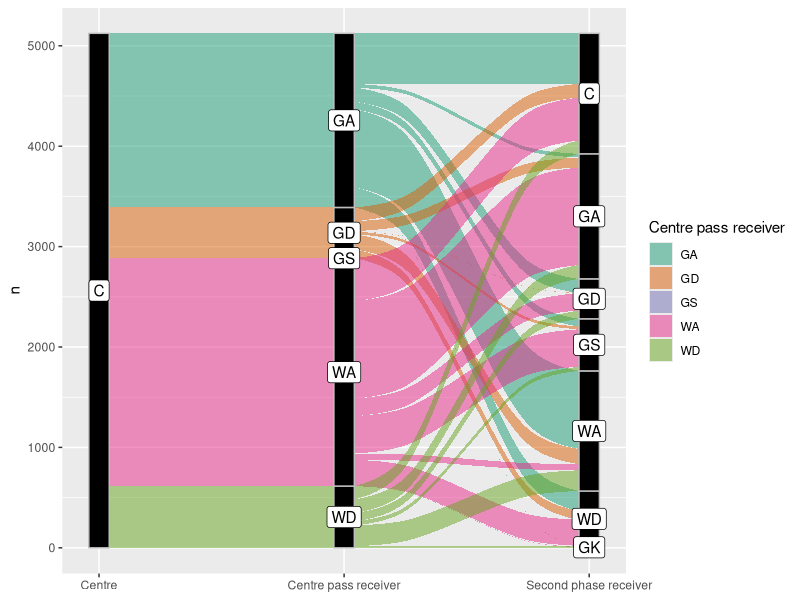
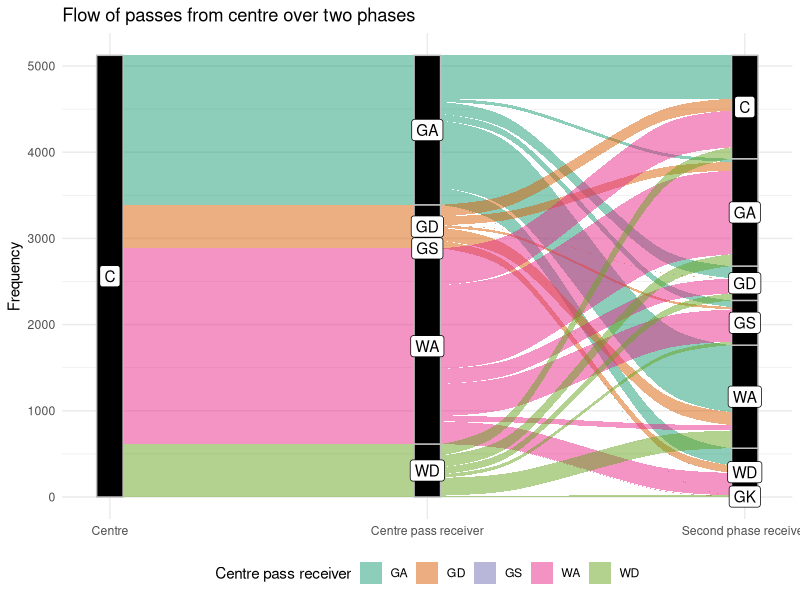
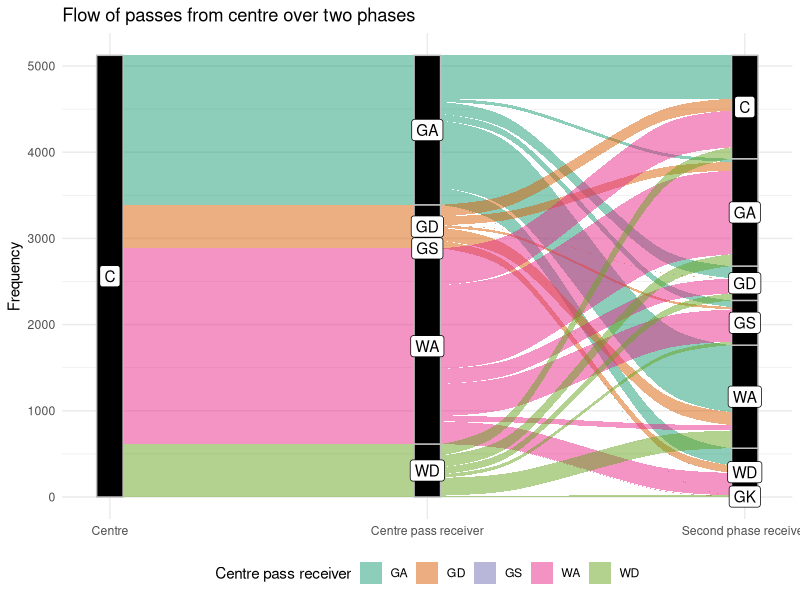

These charts were generated, in order, by the following R code:
## ---- chunk 1
knitr::opts_chunk$set(
  collapse = TRUE,
  comment = "#>",
  echo = TRUE
)
## ---- chunk 2
## tidyverse brings in a bunch of useful packages
## here provides easy to use relative paths (to the .git folder)
## magick allows us to read in png
## ggalluvial allows sankey plots
## install.packages('tidyverse'); install.packages('here')
## install.packages('magick'); install.packages('ggalluvial)
library(tidyverse)
library(here)
library(ggalluvial)
## ---- chunk 3
ask_receive <- read_csv(here('datasets/vol2/askAndYouShallReceive.csv'))
glimpse(ask_receive)
## ---- chunk 4
ask_receive_counts <- ask_receive %>%
  filter(centrePassRec != 'UNKNOWN', secondPhaseRec != 'UNKNOWN') %>%
  mutate(Centre = 'C') %>%
  rename(
    'Centre pass receiver' = centrePassRec,
    'Second phase receiver' = secondPhaseRec
  ) %>%
  count(Centre, `Centre pass receiver`, `Second phase receiver`)
ask_receive_counts
## ---- chunk 5
pl_receive <- ask_receive_counts %>%
  ggplot(
    aes(
      y = n, axis1 = Centre, axis2 = `Centre pass receiver`,
      axis3 = `Second phase receiver`
    )
  ) +
  geom_alluvium(aes(fill = `Centre pass receiver`), width = 1/12) +
  geom_stratum(width = 1/12, fill = "black", color = "grey") +
  geom_label(stat = "stratum", aes(label = after_stat(stratum))) +
  scale_x_discrete(
    limits = c("Centre", "Centre pass receiver", "Second phase receiver"),
    expand = c(.05, .05)
  ) +
  scale_fill_brewer(type = "qual", palette = "Dark2")
pl_receive
## ---- chunk 6
pl_receive_nicer <- pl_receive +
  theme_minimal() +
  theme(legend.position = 'bottom') +
  labs(
    y = 'Frequency',
    title = 'Flow of passes from centre over two phases'
  )
pl_receive_nicer
## ---- chunk 7
ggsave(
  here('contributions/vol2/SteveLane/asking.png'),
  width = 9, height = 18 / (1 + sqrt(5)), dpi = 'retina'
)

